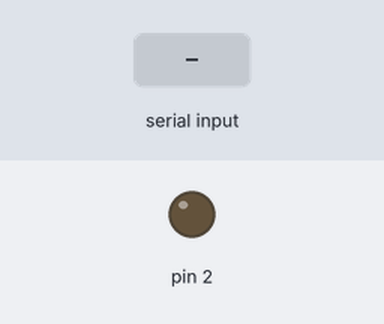
A sketch run on a simulated Arduino Uno, built with avr-gcc and run on an emulated ATmega328P. Shown: output pins drawn as LEDs (lit = HIGH). The inputs (shaded band) are chosen by the test bench.

Above: at 1.2 s.
1.3 s: "H" received over the second serial link
At 2.0 s:
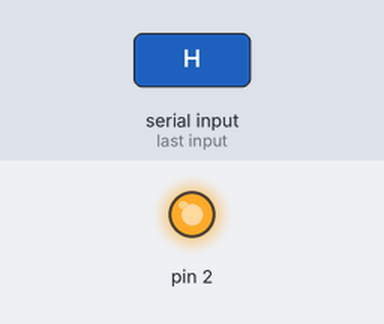
2.8 s: "1" received over the second serial link
At 3.1 s:
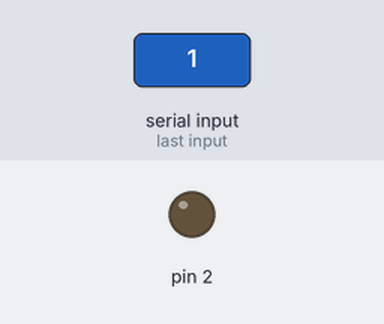
Timing chart, 0 to 5.8 s (numbered marks = the images above; inputs shaded):
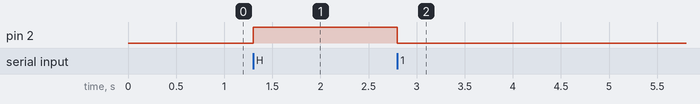

Measured:
- after the input at 1.3 s, pin 2: LOW → HIGH at once
- after the input at 2.8 s, pin 2: HIGH → LOW at once

The sketch:

_281121_XBeetest_distanceNode.ino
```cpp
#include <SoftwareSerial.h>
SoftwareSerial XBee_Node(8,9);

int val;

void setup() {
  XBee_Node.begin(9600);
  pinMode(2, OUTPUT);
}

void loop() {
  // put your main code here, to run repeatedly:
  if(XBee_Node.available() > 0){
    val = XBee_Node.read();
    if(val  == 'H'){
      digitalWrite(2,HIGH);
    }
    else{
      digitalWrite(2,LOW);
    }
  }

  //digitalWrite(2,HIGH);
}
```
